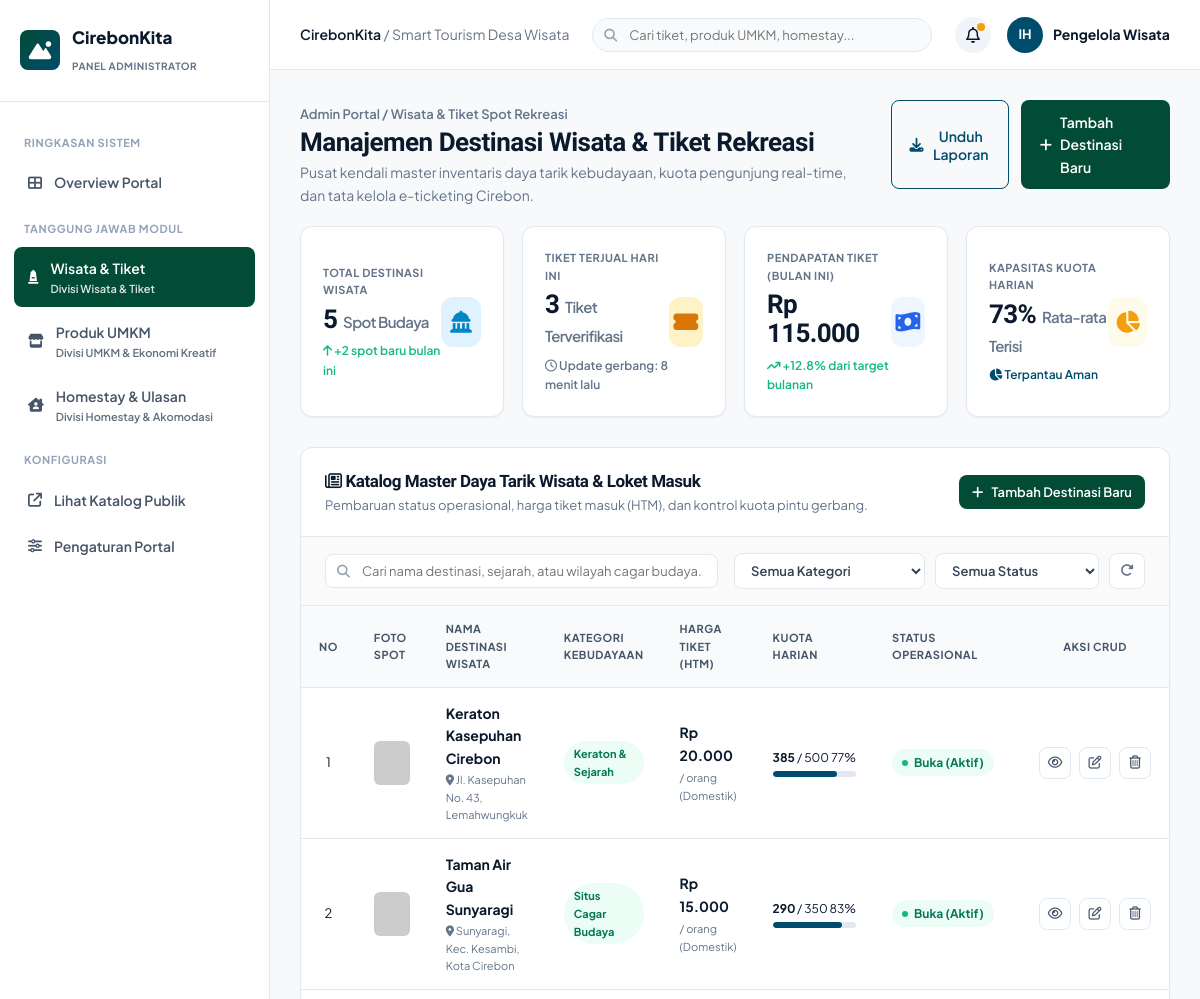
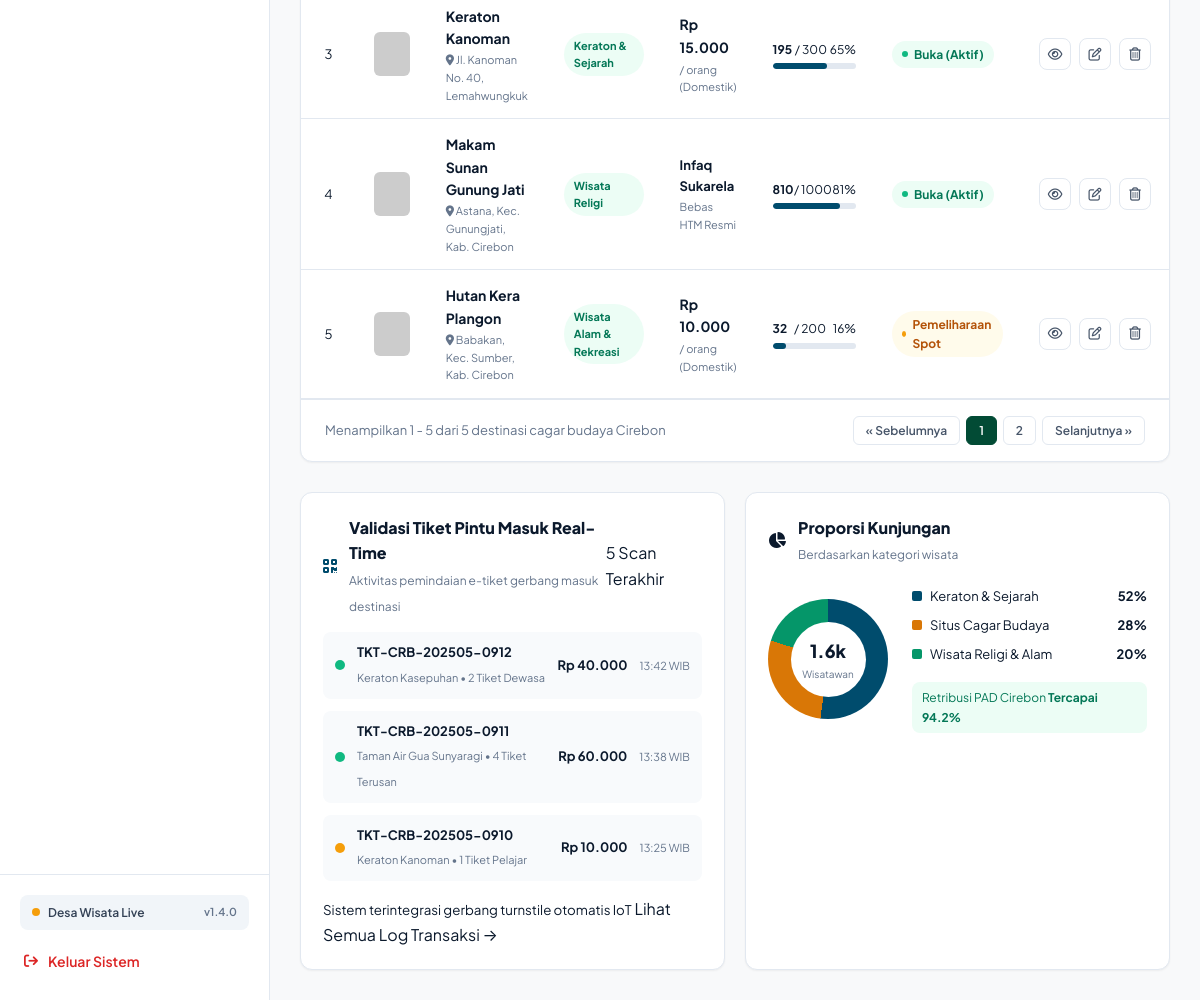
/cirebonkita/public/wisata/admin (signed in), run on the app's committed database (2 pictures, top to bottom).
### tables this page shows
CREATE TABLE `wisata` (
  `id` INT AUTO_INCREMENT PRIMARY KEY,
  `nama_wisata` VARCHAR(150) NOT NULL,
  `kategori` ENUM('Keraton & Sejarah', 'Situs Cagar Budaya', 'Wisata Religi', 'Wisata Alam & Rekreasi') NOT NULL,
  `harga_tiket` DECIMAL(10,2) NOT NULL DEFAULT 0.00,
  `deskripsi` TEXT NOT NULL,
  `kuota_harian` INT NOT NULL DEFAULT 100,
  `kuota_terisi` INT NOT NULL DEFAULT 0,
  `foto` VARCHAR(255) NOT NULL,
  `lokasi` VARCHAR(200) NOT NULL,
  `jam_buka` VARCHAR(50) DEFAULT '08:00 - 17:00 WIB',
  `fasilitas` VARCHAR(255) DEFAULT 'Pemandu Lokal, Parkir Luas, Musholla, Toilet, Spot Foto',
  `status_operasional` ENUM('Buka (Aktif)', 'Tutup Sementara', 'Pemeliharaan Spot') DEFAULT 'Buka (Aktif)',
  `created_at` TIMESTAMP DEFAULT CURRENT_TIMESTAMP,
  `updated_at` TIMESTAMP DEFAULT CURRENT_TIMESTAMP ON UPDATE CURRENT_TIMESTAMP
);

### cirebonkita/app/views/admin/wisata/index.php (the view, shortened to what the rows shown need)
<!DOCTYPE html>
<html lang="id">
<head>
    <link rel="stylesheet" href="<?= BASEURL; ?>/assets/css/style.css">
    <link rel="stylesheet" href="https://cdnjs.cloudflare.com/ajax/libs/font-awesome/6.4.0/css/all.min.css">
</head>
<body class="admin-body">
<div class="admin-wrapper">
    <main class="admin-main">
        <div class="admin-content-pad">
            <div class="content-header-title">
                <div>
                    <h1 class="main-page-title">Manajemen Destinasi Wisata & Tiket Rekreasi</h1>
                </div>
            </div>
            <div class="kpi-cards-grid-4 mt-20">
                <div class="kpi-card">
                    <div class="kpi-info">
                        <h2 class="kpi-val"><?= $kpi['total_spot']; ?> <span class="kpi-sub-unit">Spot Budaya</span></h2>
                    </div>
                </div>
                <div class="kpi-card">
                    <div class="kpi-info">
                        <h2 class="kpi-val"><?= $kpi['tiket_terjual']; ?> <span class="kpi-sub-unit">Tiket Terverifikasi</span></h2>
                    </div>
                </div>
                <div class="kpi-card">
                    <div class="kpi-info">
                        <h2 class="kpi-val">Rp <?= number_format($kpi['total_pendapatan'], 0, ',', '.'); ?></h2>
                    </div>
                </div>
                <div class="kpi-card">
                    <div class="kpi-info">
                        <h2 class="kpi-val"><?= $kpi['okupansi_kuota']; ?>% <span class="kpi-sub-unit">Rata-rata Terisi</span></h2>
                    </div>
                </div>
            </div>
            <div class="admin-table-card mt-30">
                <div class="table-responsive">
                    <table class="data-table" id="tableWisata">
                        <thead>
                            <tr>
                                <th style="width: 50px;">NO</th>
                                <th style="width: 90px;">FOTO SPOT</th>
                                <th>NAMA DESTINASI WISATA</th>
                                <th>KATEGORI KEBUDAYAAN</th>
                                <th>HARGA TIKET (HTM)</th>
                                <th style="width: 170px;">KUOTA HARIAN</th>
                                <th>STATUS OPERASIONAL</th>
                                <th style="width: 130px; text-align: center;">AKSI CRUD</th>
                            </tr>
                        </thead>
                        <tbody>
                            <?php $no = 1; foreach ($wisataList as $row):
                                $kuotaPersen = ($row['kuota_harian'] > 0) ? round(($row['kuota_terisi'] / $row['kuota_harian']) * 100) : 0;
                            ?>
                                <tr>
                                    <td class="text-center"><?= $no++; ?></td>
                                    <td>
                                        <img src="<?= BASEURL; ?>/assets/img/<?= htmlspecialchars($row['foto']); ?>" alt="" class="table-thumb" onerror="this.src='https://picsum.photos/seed/thumb_w_<?= $row['id']; ?>/120/90'">
                                    </td>
                                    <td>
                                        <strong class="item-title-link"><?= htmlspecialchars($row['nama_wisata']); ?></strong>
                                        <small class="table-sub-info"><i class="fa-solid fa-location-dot"></i> <?= htmlspecialchars($row['lokasi']); ?></small>
                                    </td>
                                    <td>
                                        <span class="pill-badge pill-teal"><?= htmlspecialchars($row['kategori']); ?></span>
                                    </td>
                                    <td>
                                        <?php if ($row['harga_tiket'] > 0): ?>
                                            <strong class="price-val-table">Rp <?= number_format($row['harga_tiket'], 0, ',', '.'); ?></strong>
                                            <small class="table-sub-info">/ orang (Domestik)</small>
                                        <?php else: ?>
                                            <span class="text-infaq font-bold">Infaq Sukarela</span>
                                            <small class="table-sub-info">Bebas HTM Resmi</small>
                                        <?php endif; ?>
                                    </td>
                                    <td>
                                        <div class="kuota-progress-box">
                                            <div class="kuota-num-text">
                                                <strong><?= $row['kuota_terisi']; ?></strong> / <?= $row['kuota_harian']; ?>
                                                <span class="kuota-pct"><?= $kuotaPersen; ?>%</span>
                                            </div>
                                            <div class="progress-bar-track">
                                                <div class="progress-bar-fill" style="width: <?= min(100, $kuotaPersen); ?>%;"></div>
                                            </div>
                                        </div>
                                    </td>
                                    <td>
                                        <?php if ($row['status_operasional'] === 'Buka (Aktif)'): ?>
                                            <span class="status-badge status-active"><span class="dot"></span> Buka (Aktif)</span>
                                        <?php else: ?>
                                            <span class="status-badge status-warning"><span class="dot"></span> <?= htmlspecialchars($row['status_operasional']); ?></span>
                                        <?php endif; ?>
                                    </td>
                                    <td>
                                        <div class="action-btn-row">
                                            <a href="<?= BASEURL; ?>/wisata/detail/<?= $row['id']; ?>" class="btn-action-view" title="Lihat di Portal Publik" target="_blank">
                                                <i class="fa-regular fa-eye"></i>
                                            </a>
                                            <a href="<?= BASEURL; ?>/wisata/edit/<?= $row['id']; ?>" class="btn-action-edit" title="Edit Data">
                                                <i class="fa-regular fa-pen-to-square"></i>
                                            </a>
                                            <button type="button" class="btn-action-delete trigger-delete-modal" data-url="<?= BASEURL; ?>/wisata/hapus/<?= $row['id']; ?>" data-name="<?= htmlspecialchars($row['nama_wisata']); ?>" title="Hapus Data">
                                                <i class="fa-regular fa-trash-can"></i>
                                            </button>
                                        </div>
                                    </td>
                                </tr>
                            <?php endforeach; ?>
                        </tbody>
                    </table>
                </div>
            </div>
        </div>
    </main>
</div>
</body>
</html>

### data on the page
wisata: nama_wisata "Keraton Kasepuhan Cirebon", lokasi "Jl. Kasepuhan No. 43, Lemahwungkuk", kategori "Keraton & Sejarah", harga_tiket "20.000", kuota_terisi "385", kuota_harian "500", kuotaPersen "77", status_operasional "Buka (Aktif)" (drawn)
wisata: nama_wisata "Taman Air Gua Sunyaragi", lokasi "Sunyaragi, Kec. Kesambi, Kota Cirebon", kategori "Situs Cagar Budaya", harga_tiket "15.000", kuota_terisi "290", kuota_harian "350", kuotaPersen "83", status_operasional "Buka (Aktif)" (drawn)
wisata: nama_wisata "Keraton Kanoman", lokasi "Jl. Kanoman No. 40, Lemahwungkuk", kategori "Keraton & Sejarah", harga_tiket "15.000", kuota_terisi "195", kuota_harian "300", kuotaPersen "65", status_operasional "Buka (Aktif)" (drawn)
wisata: nama_wisata "Makam Sunan Gunung Jati", lokasi "Astana, Kec. Gunungjati, Kab. Cirebon", kategori "Wisata Religi", harga_tiket "Infaq Sukarela", kuota_terisi "810", kuota_harian "1000", kuotaPersen "81", status_operasional "Buka (Aktif)" (drawn)
wisata: nama_wisata "Hutan Kera Plangon", lokasi "Babakan, Kec. Sumber, Kab. Cirebon", kategori "Wisata Alam & Rekreasi", harga_tiket "10.000", kuota_terisi "32", kuota_harian "200", kuotaPersen "16", status_operasional "Pemeliharaan Spot"

### other printed values
$kpi['total_spot'] "5"
$kpi['tiket_terjual'] "3"
$kpi['total_pendapatan'] "115.000"
$kpi['okupansi_kuota'] "73"
count($wisataList) "5"
